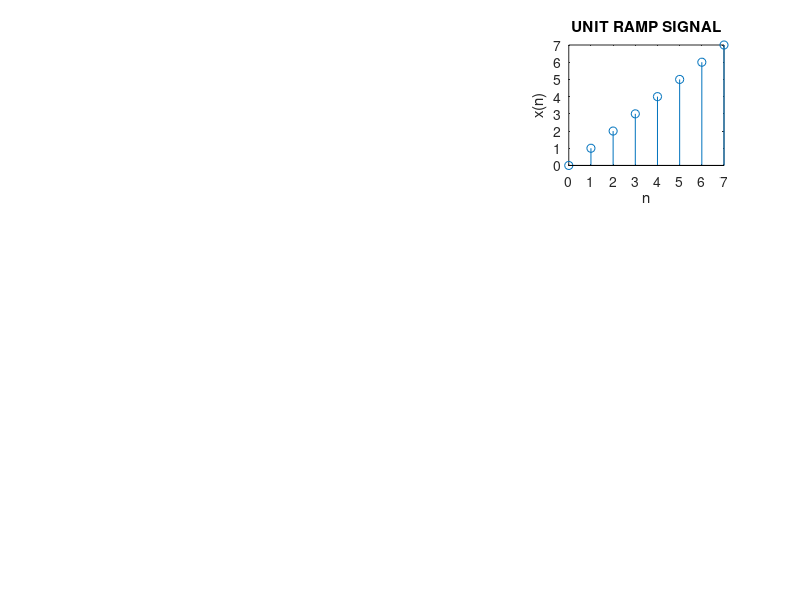

Here is the MATLAB script that generated this plot:
clc;
clear all;
close all;
N=8;
n=0:1:N-1;
x=0:1:N-1;
subplot(3,3,3);
stem(n,x);
xlabel('n');
ylabel('x(n)');
title('UNIT RAMP SIGNAL');